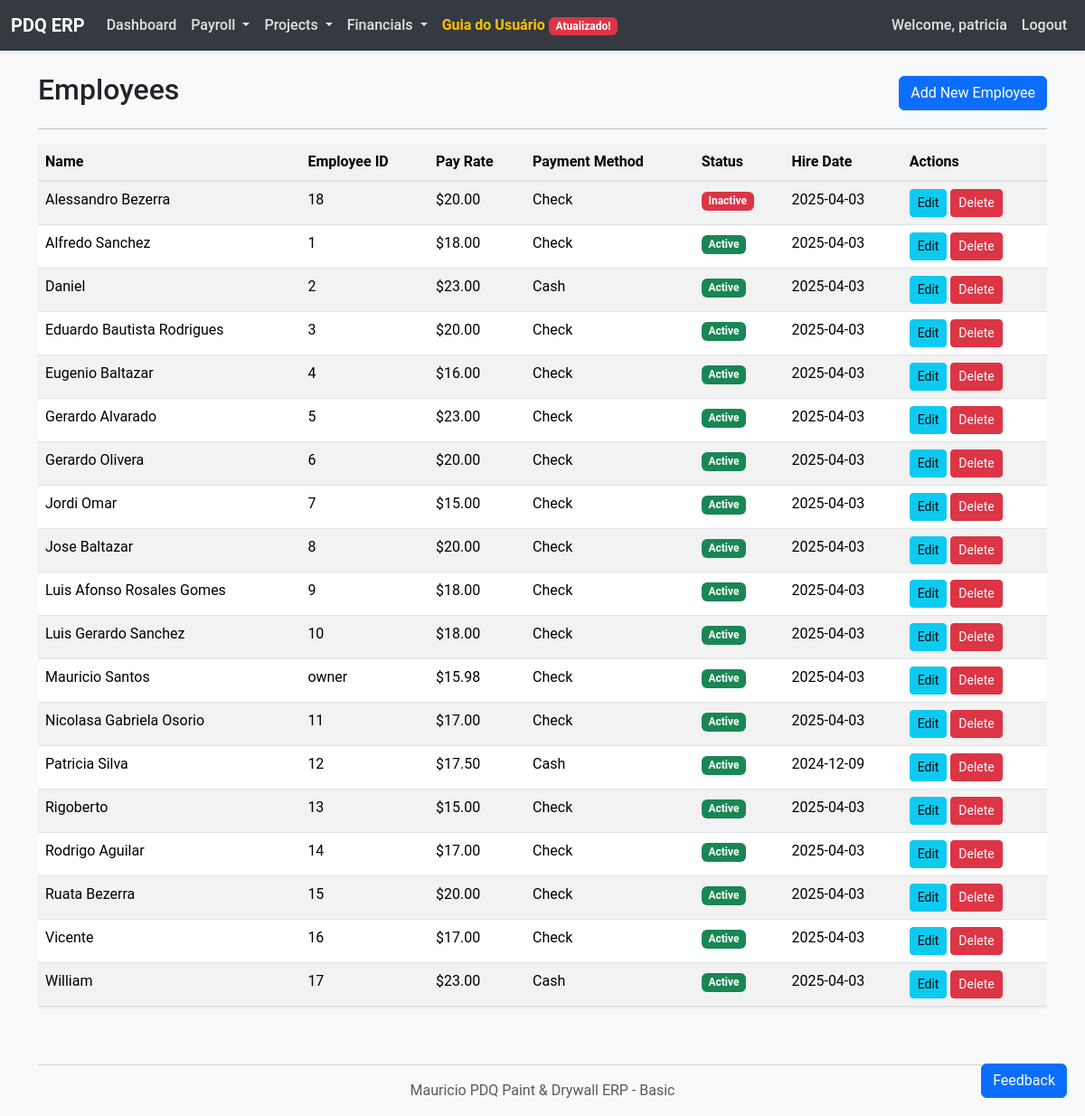
Page /employees (signed in) on the committed database.
### models.py (models this page shows, shortened)
class Employee(db.Model):
    id = db.Column(db.Integer, primary_key=True)
    name = db.Column(db.String(100), nullable=False)
    employee_id_str = db.Column(db.String(20), unique=True)
    contact_details = db.Column(db.Text)
    pay_rate = db.Column(db.Float, nullable=False)
    payment_method_preference = db.Column(db.Enum(PaymentMethod))
    is_active = db.Column(db.Boolean, default=True)
    hire_date = db.Column(db.Date)

### app.py (the view)
@app.route('/employees')
@login_required
def employees():
    all_employees = Employee.query.order_by(Employee.name).all()
    return render_template('employees.html', employees=all_employees)

### app.py (called while the page is built)
def login_required(f):
    @wraps(f)
    def decorated_function(*args, **kwargs):
        if 'user_id' not in session:
            flash('Please log in to access this page.', 'danger')
            return redirect(url_for('login'))
        return f(*args, **kwargs)
    return decorated_function

### templates/employees.html (shortened to what this page needs)
{% extends "layout.html" %}
{% block content %}
<div class="d-flex justify-content-between align-items-center mb-3">
    <h2>Employees</h2>
    <a href="{{ url_for('add_employee') }}" class="btn btn-primary">Add New Employee</a>
</div>
<hr>
{% if employees %}
<div class="table-responsive">
    <table class="table table-striped table-hover">
        <thead>
            <tr>
                <th>Name</th>
                <th>Employee ID</th>
                <th>Pay Rate</th>
                <th>Payment Method</th>
                <th>Status</th>
                <th>Hire Date</th>
                <th>Actions</th>
            </tr>
        </thead>
        <tbody>
            {% for employee in employees %}
            <tr>
                <td>{{ employee.name }}</td>
                <td>{{ employee.employee_id_str }}</td>
                <td>${{ "%.2f"|format(employee.pay_rate) }}</td>
                <td>{{ employee.payment_method_preference.value if employee.payment_method_preference else "Not set" }}</td>
                <td>
                    <span class="badge bg-{{ 'success' if employee.is_active else 'danger' }}">
                        {{ "Active" if employee.is_active else "Inactive" }}
                    </span>
                </td>
                <td>{{ employee.hire_date.strftime('%Y-%m-%d') if employee.hire_date else "Not set" }}</td>
                <td>
                    <a href="{{ url_for('edit_employee', id=employee.id) }}" class="btn btn-sm btn-info">Edit</a>
                    <button type="button" class="btn btn-sm btn-danger" data-bs-toggle="modal" data-bs-target="#deleteModal{{ employee.id }}">
                        Delete
                    </button>
                </td>
            </tr>
            {% endfor %}
        </tbody>
    </table>
</div>
{% else %}
<div class="alert alert-info">
    No employees found. <a href="{{ url_for('add_employee') }}" class="alert-link">Add your first employee</a>.
</div>
{% endif %}
{% endblock %}

### static/css/styles.css (style rules this page uses)
body { font-family: 'Roboto', 'Helvetica Neue', Arial, sans-serif; background-color: #f8f9fa; color: #212529; }
.btn-primary { background-color: #0d6efd; border-color: #0d6efd; }
.btn-danger { background-color: #dc3545; border-color: #dc3545; }
.table { background-color: #ffffff; box-shadow: 0 1px 3px rgba(0, 0, 0, 0.1); }
.table thead th { background-color: #f2f2f2; border-bottom: 2px solid #dee2e6; }

### rows in the picture
Employee: name "Alessandro Bezerra", employee_id_str "18", pay_rate "20.00", payment_method_preference "Check", is_active "Inactive", hire_date "2025-04-03"
Employee: name "Alfredo Sanchez", employee_id_str "1", pay_rate "18.00", payment_method_preference "Check", is_active "Active", hire_date "2025-04-03"
Employee: name "Daniel", employee_id_str "2", pay_rate "23.00", payment_method_preference "Cash", is_active "Active", hire_date "2025-04-03"
Employee: name "Eduardo Bautista Rodrigues", employee_id_str "3", pay_rate "20.00", payment_method_preference "Check", is_active "Active", hire_date "2025-04-03"
Employee: name "Eugenio Baltazar", employee_id_str "4", pay_rate "16.00", payment_method_preference "Check", is_active "Active", hire_date "2025-04-03"
Employee: name "Gerardo Alvarado", employee_id_str "5", pay_rate "23.00", payment_method_preference "Check", is_active "Active", hire_date "2025-04-03"
Employee: name "Gerardo Olivera", employee_id_str "6", pay_rate "20.00", payment_method_preference "Check", is_active "Active", hire_date "2025-04-03"
Employee: name "Jordi Omar", employee_id_str "7", pay_rate "15.00", payment_method_preference "Check", is_active "Active", hire_date "2025-04-03"
Employee: name "Jose Baltazar", employee_id_str "8", pay_rate "20.00", payment_method_preference "Check", is_active "Active", hire_date "2025-04-03"
Employee: name "Luis Afonso Rosales Gomes", employee_id_str "9", pay_rate "18.00", payment_method_preference "Check", is_active "Active", hire_date "2025-04-03"
Employee: name "Luis Gerardo Sanchez", employee_id_str "10", pay_rate "18.00", payment_method_preference "Check", is_active "Active", hire_date "2025-04-03"
Employee: name "Mauricio Santos", employee_id_str "owner", pay_rate "15.98", payment_method_preference "Check", is_active "Active", hire_date "2025-04-03"
Employee: name "Nicolasa Gabriela Osorio", employee_id_str "11", pay_rate "17.00", payment_method_preference "Check", is_active "Active", hire_date "2025-04-03"
Employee: name "Patricia Silva", employee_id_str "12", pay_rate "17.50", payment_method_preference "Cash", is_active "Active", hire_date "2024-12-09"
Employee: name "Rigoberto", employee_id_str "13", pay_rate "15.00", payment_method_preference "Check", is_active "Active", hire_date "2025-04-03"
Employee: name "Rodrigo Aguilar", employee_id_str "14", pay_rate "17.00", payment_method_preference "Check", is_active "Active", hire_date "2025-04-03"
Employee: name "Ruata Bezerra", employee_id_str "15", pay_rate "20.00", payment_method_preference "Check", is_active "Active", hire_date "2025-04-03"
Employee: name "Vicente", employee_id_str "16", pay_rate "17.00", payment_method_preference "Check", is_active "Active", hire_date "2025-04-03"
Employee: name "William", employee_id_str "17", pay_rate "23.00", payment_method_preference "Cash", is_active "Active", hire_date "2025-04-03"

### other values in the picture
{{ session.get('username') }} "patricia"
